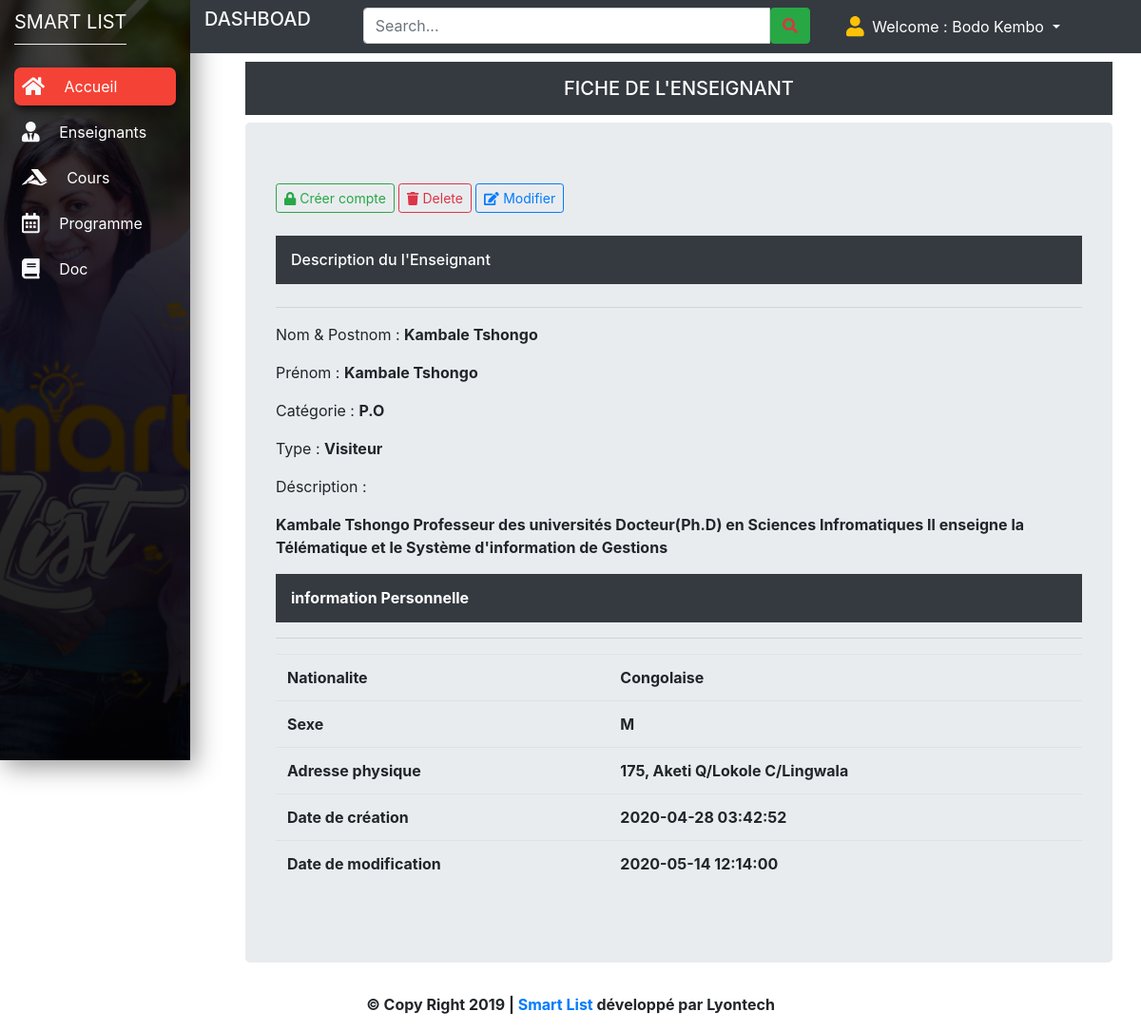
Page /pages/secretariat/dashboard.php?p=detailens&id=1 (signed in) on the committed database.
### tables this page shows
CREATE TABLE `t_enseignant` (
  `idEns` int(11) NOT NULL,
  `idfac` int(11) DEFAULT NULL,
  `noms` varchar(100) DEFAULT NULL,
  `prenom` varchar(50) DEFAULT NULL,
  `sexe` varchar(2) DEFAULT NULL,
  `nationalite` varchar(100) DEFAULT NULL,
  `adresse` varchar(100) DEFAULT NULL,
  `categorie` varchar(20) DEFAULT NULL,
  `typens` varchar(20) DEFAULT NULL,
  `description` text NOT NULL,
  `datecre_at` varchar(20) DEFAULT NULL,
  `date_update` varchar(20) DEFAULT NULL
);

### pages/secretariat/detailens.php (the view, shortened to what this page needs)
<?php
require_once('../../app/cnx.php');
$id=isset($_GET['id'])?$_GET['id']:0;
$sql = "SELECT * FROM t_enseignant
LEFT JOIN t_faculte ON t_faculte.idfac=t_enseignant.idfac
WHERE t_enseignant.idEns='$id'";
$result=$bdd->query($sql);
$data = $result->fetch();
$noms = $data['noms'];
$categorie = $data['categorie'];
$description = $data['description'];
$adresse = $data['adresse'];
$type = $data['typens'];
$sexe = $data['sexe'];
$date_at = $data['datecre_at'];
$date = $data['date_update'];
$nation = $data['nationalite'];
?>
<div style="margin-left:20%;width:3000px">
  <h5 class="p-3 mb-2 bg-dark text-white text-center">FICHE DE L'ENSEIGNANT  </h5>
  <div class="jumbotron" id="div-id-name">
      <a class="btn btn-sm btn-outline-success" href="dashboard.php?p=accountens&id=<?=$id?>">
      <span class="fas fa-lock"></span>
        Créer compte
      </a>
      <a class="btn btn-sm btn-outline-danger" href="dashboard.php?p=enseignant&id=<?=$id?>">
        <span class="fas fa-trash"></span>
        Delete
      </a>
      <a class="btn btn-sm btn-outline-primary" href="dashboard.php?p=editens&id=<?=$id?>">
        <span class="fas fa-edit"></span>
      Modifier
    </a>
    <div class="mt-4">
    <h6 class="p-3 mb-2 bg-dark text-white">Description du l'Enseignant</h6>
    <hr class="mt-4">
    <p>Nom & Postnom : <b><?=$noms;?> </b></p>
    <p>Prénom  : <b><?=$noms;?></b></p>
    <p>Catégorie : <b><?=$categorie;?> </b></p>
    <p>Type : <b><?=$type;?> </b></p>
    <p>Déscription :</p>
    <p><b><?=$noms;?> <?=$description;?>
    <h6 class="p-3 mb-2 bg-dark text-white">information Personnelle</h6>
    <hr class"mt-4">
      <table class="table">
        <tr>
          <th>Nationalite</th>
          <td><?=$nation;?></td>
        </tr>
        <tr>
          <th>Sexe</th>
          <td><?=$sexe;?></td>
        </tr>
        <tr>
          <th>Adresse physique</th>
          <td><?=$adresse;?></td>
        </tr>
        <tr>
          <th>Date de création</th>
          <td><?=$date_at;?></td>
        </tr>
        <tr>
          <th>Date de modification</th>
          <td><?=$date;?></td>
        </tr>
      </table>
    </div>
  </div>
</div>

### css/design.css (style rules this page uses)
* { margin: 0px; padding: 0px; }
body { font-family: 'Montserrat', sans-serif; }

### rows in the picture
t_enseignant: noms "Kambale Tshongo", categorie "P.O", typens "Visiteur", description "Professeur des universités Docteur(Ph.D) en Sciences Infromatiques Il enseigne la Télématique et le Système d'information de Gestions", nationalite "Congolaise", sexe "M", adresse "175, Aketi Q/Lokole C/Lingwala", datecre_at "2020-04-28 03:42:52", date_update "2020-05-14 12:14:00"

### other values in the picture
$user "Bodo Kembo"
